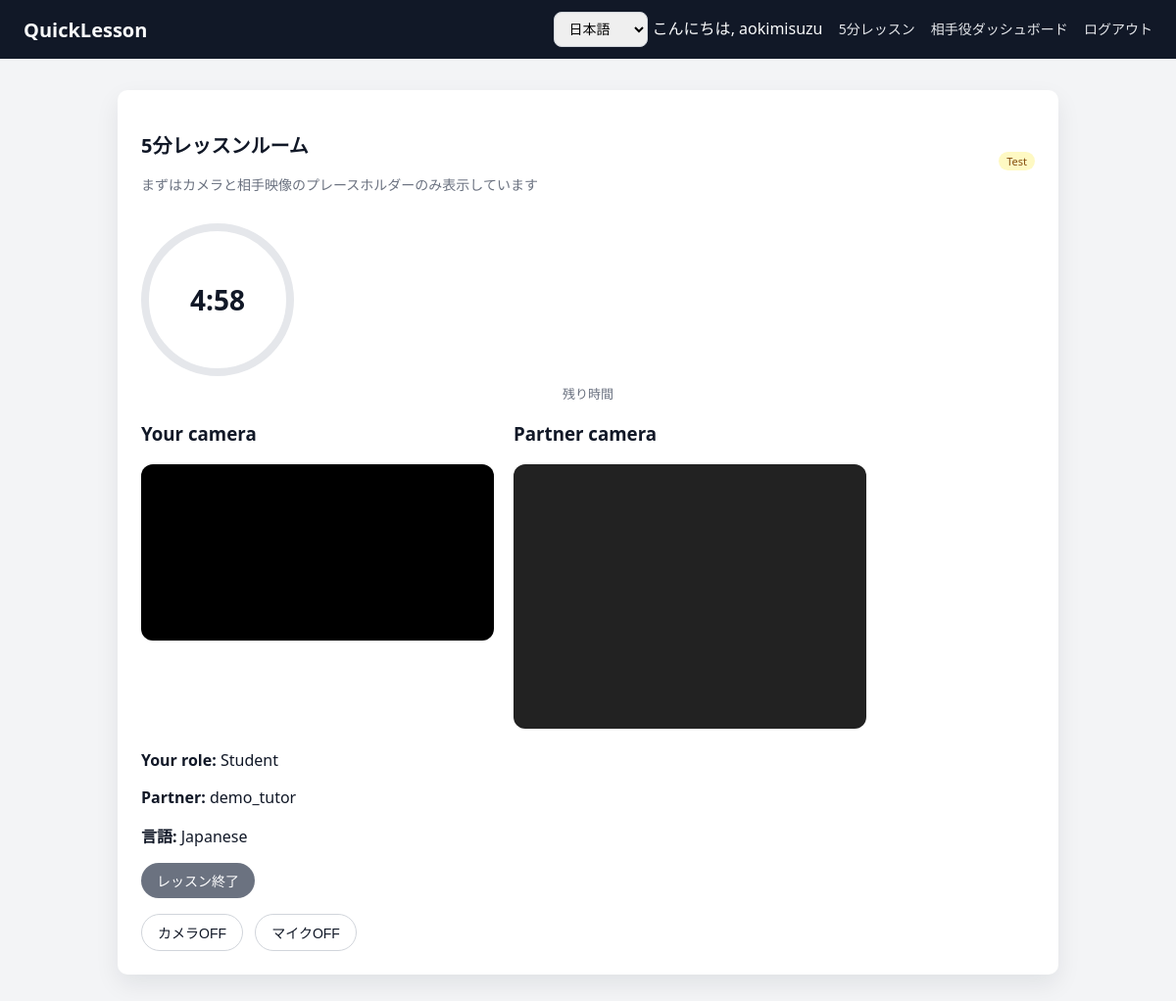
Screenshot of /lesson/room/84/ (signed in) with the database file from the repository.
### core/models/lessons.py (models this page shows, shortened)
class QuickLessonMatch(models.Model):
    request = models.OneToOneField(QuickLessonRequest, on_delete=models.CASCADE)
    tutor = models.ForeignKey(TutorProfile, on_delete=models.CASCADE)
    started_at = models.DateTimeField()
    end_at = models.DateTimeField()
    meeting_url = models.URLField(blank=True)
    price = models.DecimalField(max_digits=8, decimal_places=2, default=0)

class QuickLessonRequest(models.Model):
    STATUS_CHOICES = [
        ("waiting", "Waiting"),
        ("matched", "Matched"),
        ("cancelled", "Cancelled"),
    ]
    PURPOSE_CHOICES = [
        ("lesson", "Lesson"),
        ("interview", "Interview"),
    ]
    student = models.ForeignKey(StudentProfile, on_delete=models.CASCADE)
    language = models.ForeignKey(LessonLanguage, on_delete=models.PROTECT)
    created_at = models.DateTimeField(auto_now_add=True)
    status = models.CharField(
        max_length=20,
        choices=STATUS_CHOICES,
        default="waiting",
    )
    purpose = models.CharField(
        max_length=20,
        choices=PURPOSE_CHOICES,
        default="lesson",
    )

### core/models/users.py (models this page shows, shortened)
class TutorProfile(models.Model):
    user = models.OneToOneField(User, on_delete=models.CASCADE)
    languages = models.ManyToManyField(LessonLanguage, blank=True)
    is_online = models.BooleanField(default=False)
    can_interview = models.BooleanField(default=False)

### core/models/languages.py (models this page shows, shortened)
class LessonLanguage(models.Model):
    code = models.CharField(max_length=10, unique=True)
    name = models.CharField(max_length=50)

### core/views/lesson.py (the view)
# urls.py: path("lesson/room/<int:match_id>/", views.lesson_room, name="lesson_room"),
@login_required
def lesson_room(request, match_id: int):
    match = get_object_or_404(QuickLessonMatch, id=match_id)
    print("===== LESSON ROOM DEBUG =====")
    print("current user:", request.user)
    print("match id:", match.id)
    print("student:", match.request.student.user)
    print("tutor:", match.tutor.user)
    print("=============================")
    now = timezone.now()
    remaining_seconds = max(0, int((match.end_at - now).total_seconds()))
    context = {
        "match": match,
        "remaining_seconds": remaining_seconds,
    }
    return render(request, "core/lesson_room.html", context)

### templates/core/lesson_room.html (shortened to what this page needs)
{% extends "base.html" %}
{% load i18n %}
{% block content %}
  <div class="card">
    <div class="card-header">
      <div>
        <h2 class="card-title">{% trans "5-minute lesson room" %}</h2>
        <p class="card-subtitle">
          {% trans "First, we only set up your camera and a placeholder for the remote video to design the layout." %}
        </p>
      </div>
      <span class="badge badge-yellow">Test</span>
    </div>
    <div class="center mt-16">
      <div class="timer-circle">
        <span id="timer-display"></span>
      </div>
      <div class="timer-label">{% trans "Remaining time" %}</div>
    </div>
    <div style="display: flex; gap: 20px; flex-wrap: wrap;">
  <div>
    <h3>Your camera</h3>
    <video
      id="localVideo"
      autoplay
      playsinline
      muted
      width="360"
      style="background: #000; border-radius: 12px;"
    ></video>
  </div>
  <div>
    <h3>Partner camera</h3>
    <video
      id="remoteVideo"
      autoplay
      playsinline
      width="360"
      height="270"
      style="background: #222; border-radius: 12px;"
    ></video>
  </div>
</div>
<div class="mt-16">
  {% if request.user == match.request.student.user %}
    <p><strong>Your role:</strong> Student</p>
    <p><strong>Partner:</strong> {{ match.tutor.user.username }}</p>
  {% else %}
    <p><strong>Your role:</strong> Tutor</p>
    <p><strong>Partner:</strong> {{ match.request.student.user.username }}</p>
  {% endif %}
  <p><strong>{% trans "Language" %}:</strong> {{ match.request.language.name }}</p>
</div>
    <div class="mt-16">
      <button id="leave-btn" class="btn btn-secondary">
        {% trans "End lesson" %}
      </button>
    </div>
    <div class="mt-16">
      <button id="toggle-camera" class="btn btn-outline">
        {% trans "Camera OFF" %}
      </button>
      <button id="toggle-mic" class="btn btn-outline">
        {% trans "Mic OFF" %}
      </button>
    </div>
  </div>
{% endblock %}

### templates/base.html (shortened to what this page needs)
{% load static %}
{% load i18n %}
<!DOCTYPE html>
<html lang="{{ request.LANGUAGE_CODE|default:'ja' }}">
<head>
  <link rel="stylesheet" href="{% static 'css/style.css' %}">
</head>
<body>
  <header class="header">
    <div class="header-title">
      <a href="{% url 'home' %}">QuickLesson</a>
    </div>
    <nav class="header-nav">
      <form action="{% url 'set_language' %}" method="post" style="display:inline;">
        <select name="language" onchange="this.form.submit()">
          <option value="ja" {% if request.LANGUAGE_CODE == "ja" %}selected{% endif %}>日本語</option>
        </select>
      </form>
      {% if user.is_authenticated %}
        <span>{% trans "Hi" %}, {{ user.username }}</span>
        <a href="{% url 'create_request' %}">{% trans "5-minute lesson" %}</a>
        <a href="{% url 'tutor_dashboard' %}">{% trans "Tutor Dashboard" %}</a>
        <a href="{% url 'logout' %}">{% trans "Log out" %}</a>
      {% else %}
        <a href="{% url 'login' %}">{% trans "Log In" %}</a>
      {% endif %}
    </nav>
  </header>
  <main class="container">
    {% block content %}{% endblock %}
  </main>
</body>
</html>

### static/css/style.css (style rules this page uses)
body { margin: 0; font-family: system-ui, -apple-system, BlinkMacSystemFont, "Segoe UI", sans-serif; background: #f3f4f6; color: #111827; }
a { color: #2563eb; text-decoration: none; }
.header { background: #111827; color: #f9fafb; padding: 12px 24px; display: flex; align-items: center; justify-content: space-between; }
.header-title a { color: #f9fafb; font-weight: 700; font-size: 20px; text-decoration: none; }
.header-nav a { color: #e5e7eb; margin-left: 12px; font-size: 14px; }
.container { max-width: 960px; margin: 32px auto; padding: 0 16px; }
.card { background: #ffffff; border-radius: 10px; padding: 24px; box-shadow: 0 10px 25px rgba(15, 23, 42, 0.08); margin-bottom: 24px; }
.card-header { display: flex; justify-content: space-between; align-items: center; margin-bottom: 16px; }
.card-title { font-size: 20px; font-weight: 600; color: #111827; }
.card-subtitle { font-size: 14px; color: #6b7280; }
.btn { display: inline-flex; align-items: center; justify-content: center; padding: 8px 16px; border-radius: 999px; border: none; cursor: pointer; font-size: 14px; font-weight: 500; background: #2563eb; color: #ffffff; }
.btn-secondary { background: #6b7280; }
.btn-outline { background: transparent; border: 1px solid #d1d5db; color: #111827; }
.btn + .btn { margin-left: 8px; }
form { display: flex; flex-direction: column; gap: 12px; }
select, input[type="text"], input[type="email"], input[type="password"] { padding: 8px 10px; border-radius: 8px; border: 1px solid #d1d5db; font-size: 14px; }
.badge { display: inline-block; padding: 2px 8px; border-radius: 999px; font-size: 11px; font-weight: 500; }
.badge-yellow { background: #fef9c3; color: #854d0e; }
.center { text-align: center; }
.mt-16 { margin-top: 16px; }
.timer-circle { width: 140px; height: 140px; border-radius: 999px; border: 8px solid #e5e7eb; display: flex; align-items: center; justify-content: center; font-size: 28px; font-weight: 700; color: #111827; margin-bottom: 8px; }
.timer-label { font-size: 13px; color: #6b7280; }

### rows the page displays
QuickLessonMatch: tutor.user.username "demo_tutor", request.language.name "Japanese"

### other values shown
{{ user.username }} "aokimisuzu"
